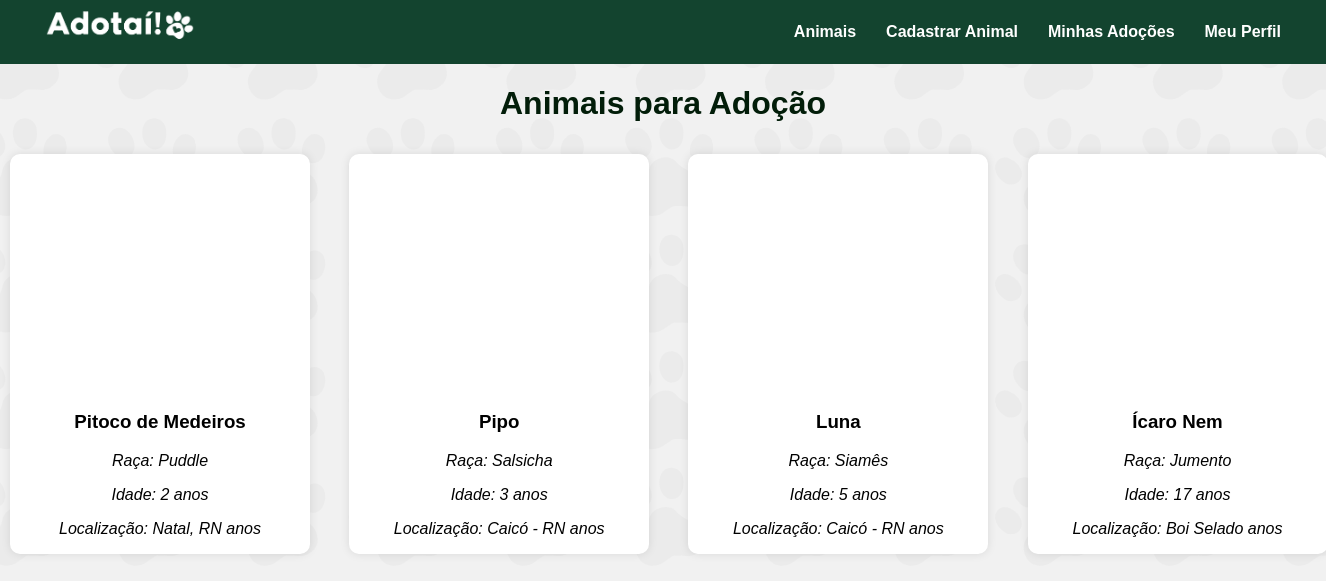
/animais/ (signed in), run on the app's committed database.
### models/animal.py (models this page shows, shortened)
class Animal(Base):
    __tablename__ = "animais"
    id: Mapped[int] = mapped_column(Integer, primary_key=True)
    nome: Mapped[str] = mapped_column(String(40), nullable=False)
    raca: Mapped[str] = mapped_column(String(40), nullable=False)
    idade: Mapped[int] = mapped_column(Integer, nullable=False)
    sexo: Mapped[str] = mapped_column(String(40), nullable=False)
    porte: Mapped[str] = mapped_column(String(40), nullable=False)
    vacinado: Mapped[bool] = mapped_column(Boolean, nullable=False)
    vacinas_tomadas: Mapped[str] = mapped_column(String(320), nullable=False)
    sobre: Mapped[str] = mapped_column(String(320), nullable=False)
    foto: Mapped[str] = mapped_column(String(700), nullable=False)
    localizacao: Mapped[str] = mapped_column(String(100), nullable=False)
    nome_protetor: Mapped[str] = mapped_column(String(320), nullable=False)
    telefone_contato: Mapped[str] = mapped_column(String(15), nullable=False)
    email_contato: Mapped[str] = mapped_column(String(100), unique=True, nullable=False)
    usuario_cad_id = mapped_column(Integer, ForeignKey("usuarios.id"), nullable=False)
    usuario = relationship("Usuario")

### controllers/animais_controller.py (the view)
@animais_bp.route('/', methods=['GET'])
def animais():
    with Sessao_base() as sessao:
        animais = sessao.query(Animal).all()
    return render_template('animais.html', animais=animais)

### controllers/autenticacao_controller.py (called while the page is built)
@login_manager.user_loader
def load_user(user_id):
    with Sessao_base() as sessao:
        return sessao.get(Usuario, int(user_id))

### templates/animais.html (shortened to what this page needs)
{% extends 'base.html'%}
{% block extra_css %}<link rel="stylesheet" href="{{ url_for('static', filename='padrao2.css') }}">{% endblock %}
{% block conteudo %}
<div class="container">
    <h1>Animais para Adoção</h1>
    <div class="animais">
       {% for animal in animais %}
        <a class="card_link" href="{{ url_for('animais.detalhes_animal', animal_id=animal.id) }}">
        <div class="animal-card">
            <div class="foto-animal" style="background-image: url('{{ animal.foto }}');">
            </div>
            <div class="info-animal">
                <h3>{{ animal.nome }}</h3>
                <p>Raça: {{ animal.raca }}</p>
                <p>Idade: {{ animal.idade }} anos</p>
                <p>Localização: {{ animal.localizacao }} anos</p>
            </div>
        </div>
        </a>
        {% endfor %}
    </div>
</div>
{% endblock %}

### static/menu.css (style rules this page uses)
h1, h2, h3, p, a { font-family:'Gill Sans', 'Gill Sans MT', Calibri, 'Trebuchet MS', sans-serif; }

### static/padrao.css (style rules this page uses)
body { margin: 0; min-height: 100vh; position: relative; }
body::before { content: ""; position: fixed; inset: 0; background-image: url("../static/img/fundo.svg"); background-repeat: no-repeat; background-position: center; background-size: cover; background-attachment: fixed; opacity: 0.4; z-index: -1; }
body { background-color: #f1f1f1; }
.container { display: flex; justify-content: center; width: 100%; height: 90vh; flex-direction: column; }
p { font-style: italic; }

### static/padrao2.css (style rules this page uses)
body { margin: 0; min-height: 100vh; position: relative; }
body::before { content: ""; position: fixed; inset: 0; background-image: url("../static/img/fundo.svg"); background-repeat: no-repeat; background-position: center; background-size: cover; background-attachment: fixed; opacity: 0.4; z-index: -1; }
body { background-color: #f1f1f1; }
.container { display: flex; justify-content: flex-start; width: 100%; height: 90vh; flex-direction: column; }
.container h1 { text-align: center; color: #021d09; }
.animais { display: flex; flex-direction: row; gap: 3%; margin: 10px; justify-content: space-evenly; }
.animal-card { display: flex; background-color: white; box-shadow: 0 0 10px rgba(0,0,0,0.1); width: 300px; height: 400px; flex-direction: column; border-radius: 10px; }
.info-animal { max-height: auto; text-align: center; }
.foto-animal { margin-top: 12px; position: relative; overflow: hidden; width: 170px; height: 230px; border-radius: 10px; display: flex; justify-content: center; align-items: center; align-self: center; }
.foto-animal::before { content: ""; position: absolute; inset: 0; background-image: inherit; background-size: cover; background-position: center; filter: blur(20px); transform: scale(1.1); z-index: 1; }
.card_link { text-decoration: none; color: inherit; }

### data on the page
Animal: nome "Pitoco de Medeiros", raca "Puddle", idade "2", localizacao "Natal, RN"
Animal: nome "Pipo", raca "Salsicha", idade "3", localizacao "Caicó - RN"
Animal: nome "Luna", raca "Siamês", idade "5", localizacao "Caicó - RN"
Animal: nome "Ícaro Nem", raca "Jumento", idade "17", localizacao "Boi Selado"
